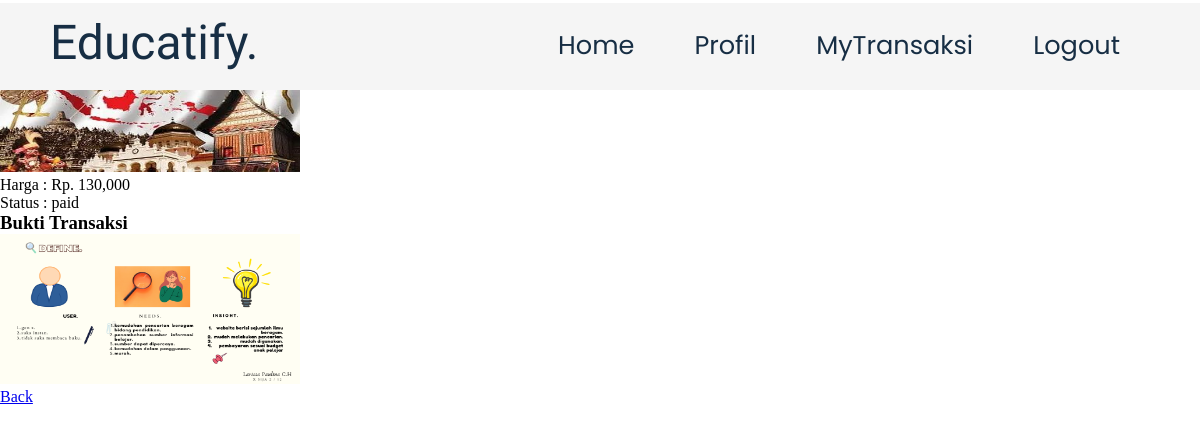
Screenshot of /user/detail.php?id=30 (signed in) with the database file from the repository.
### tables this page shows
CREATE TABLE `transaksi` (
  `id_transaksi` int(25) NOT NULL,
  `id_kelas` int(11) NOT NULL,
  `id_user` int(11) NOT NULL,
  `metode_pembayaran` varchar(10) NOT NULL,
  `tanggal` date NOT NULL,
  `bukti` varchar(100) NOT NULL,
  `status` varchar(25) NOT NULL
);

CREATE TABLE `kelas` (
  `id_kelas` int(11) NOT NULL,
  `nama_kelas` varchar(100) NOT NULL,
  `id_user` int(11) NOT NULL,
  `harga` int(30) NOT NULL,
  `image` varchar(100) NOT NULL
);

### user/detail.php (the view, shortened to what this page needs)
<?php
include '../koneksi.php';
$id_transaksi = $_GET['id'];
$query = "SELECT *
          FROM transaksi
        --   JOIN materi ON transaksi.id_kelas = materi.id_kelas
          JOIN kelas ON transaksi.id_kelas = kelas.id_kelas
          JOIN user ON transaksi.id_user = user.id_user
          WHERE transaksi.id_transaksi = '$id_transaksi'";
$result = mysqli_query($mysqli, $query);
$data = mysqli_fetch_assoc($result);
?>
<!DOCTYPE html>
<html lang="en">
<head>
  <link rel="stylesheet" href="detail.css">
</head>
<body>
  <?php include 'navbaruser.php'; ?>
  <h3><?php echo htmlspecialchars($data['nama_kelas']); ?></h3>
  <img src="<?php echo htmlspecialchars("../admin/" . $data['image']); ?>" alt="" width="300" height="150"><br>
  <p>Harga : <?php echo htmlspecialchars("Rp. " . number_format($data['harga'])); ?></p>
  <p>Status : <?php echo htmlspecialchars($data['status']); ?></p>
  <h3>Bukti Transaksi</h3>
  <img src="<?php echo htmlspecialchars($data['bukti']); ?>" alt="" width="300" height="150"><br>
  <a href="mytransaksi.php">Back</a>
</body>
</html>

### user/detail.css (style rules this page uses)
* { margin: 0; padding: 0; box-sizing: border-box; }
html { scroll-behavior: smooth; }

### rows the page displays
transaksi: id_kelas.image (picture), id_kelas.harga "Rp. 130,000", status "paid", bukti (picture)
